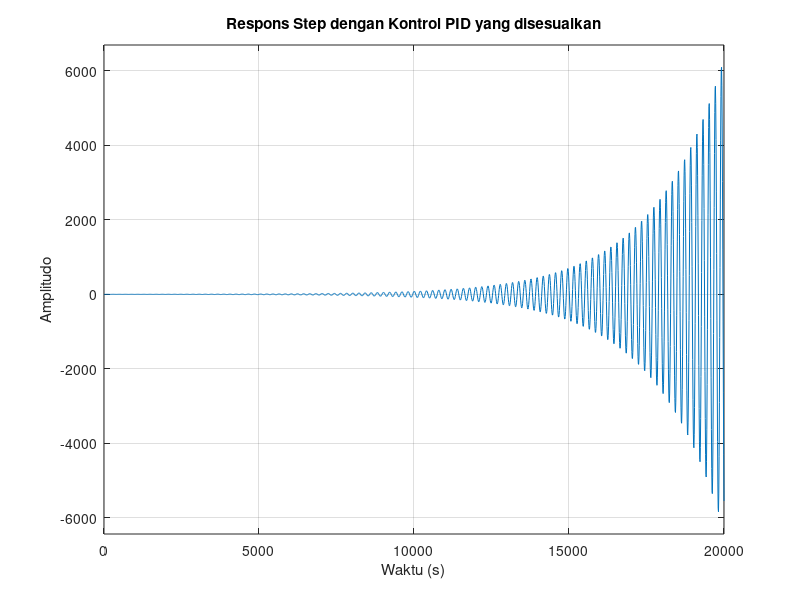

The MATLAB script that drew this image:
M = 500000;
B = 2046;
Kp = 500;
Ki = 3;
Kd = 500;
s = tf('s');

% Mendefinisikan kontrol PID
PID = Kp + Ki/s + Kd*s;

% Transfer function untuk sistem dengan kontrol PID
plant = PID / (M*s^2 + B*s + Kp + Ki/s + Kd*s);

% Simulasikan respons terhadap step function
figure;
step(plant);
title('Respons Step dengan Kontrol PID yang disesuaikan');
xlabel('Waktu (s)');
ylabel('Amplitudo');
grid on;
